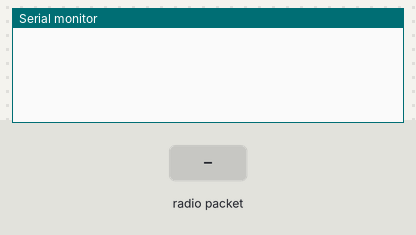
Recording of a program running on a simulated ESP32. On the bench: the last lines printed to the serial monitor. The inputs (shaded band) are chosen by the test bench. No radio packets arrive unless stated.

Above: at 1.2 s.
1.3 s: radio packet "1" arrives
At 2.4 s:
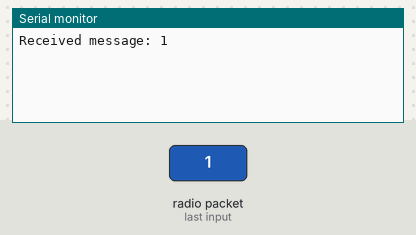
2.8 s: radio packet "0" arrives
At 3.5 s:
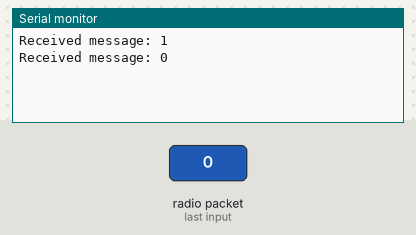
5.8 s: radio packet "2" arrives
At 7.0 s:
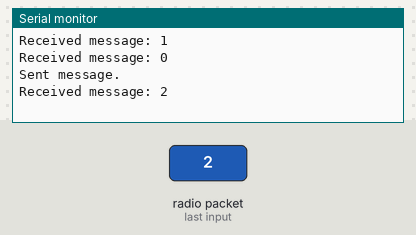

The program:

main.cpp
```cpp
#include <Arduino.h>
#include "LoRa.h"

void setup() {
  Serial.begin(9600);
// LoRa radyo vericisinin frekansını 433 MHz olarak ayarla.
  LoRa.begin(433E6);
}

void loop() {
  // Lora'dan mesaj geldi mi diye kontrol ediyoruz.
  if (LoRa.parsePacket()) {
    String message = "";
    // Mesajı oku.
    while (LoRa.available()) {
      message += (char)LoRa.read();
    }
     // Gelen mesajı seri portta yazdır.
    Serial.println("Received message: " + message);
  }

  // Her 5 saniyede bir Lora aracılığıyla bir mesaj gönderiyoruz.
  static unsigned long lastSendTime = 0;
  if (millis() - lastSendTime > 5000) {
    LoRa.beginPacket();
    LoRa.print("Hello, world!");
    LoRa.endPacket();
    lastSendTime = millis();
    // Gönderilen mesajı seri portta yazdır.
    Serial.println("Sent message.");
  }
}
```

Measured:
- after the input at 1.3 s, the serial monitor: prints a new line at once (image 1)
- after the input at 2.8 s, the serial monitor: prints a new line at once (image 2)
- after the input at 5.8 s, the serial monitor: prints a new line at once (image 3)
